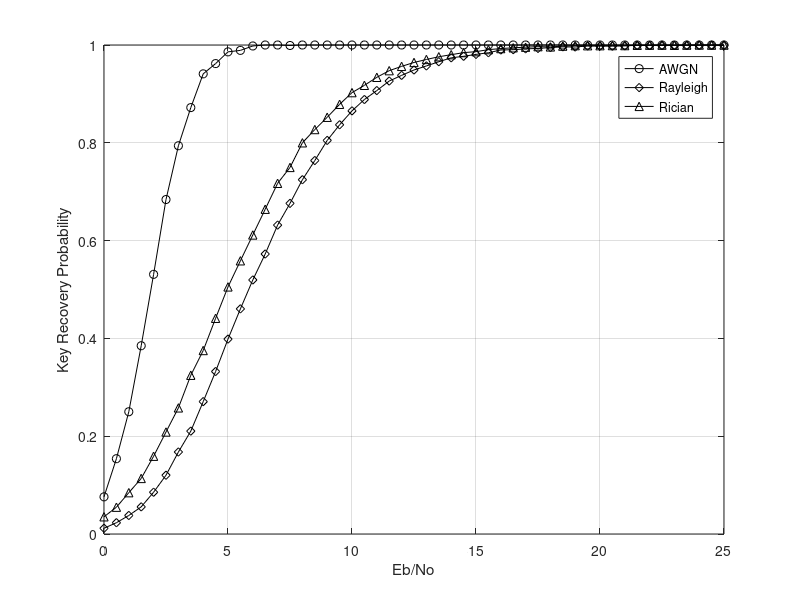

Source code (MATLAB):
clear all;
close all;

% 
% load uncoded_OFDM_BPSK_AWGN.mat
% load uncoded_OFDM_BPSK_Rayleigh.mat
% load uncoded_OFDM_BPSK_Rician.mat

load uncoded_OFDM_QPSK_AWGN.mat
load uncoded_OFDM_QPSK_Rayleigh.mat
load uncoded_OFDM_QPSK_Rician.mat


figure, plot(EbN0dB, OFDM_COUNT_QPSK_AWGN,'k-o',EbN0dB,OFDM_COUNT_QPSK_Rayleigh,'k-d',EbN0dB,OFDM_COUNT_QPSK_Rician,'k-^');

grid on, xlabel('Eb/No'), ylabel('Key Recovery Probability');

legend('AWGN', 'Rayleigh','Rician','Location','best')